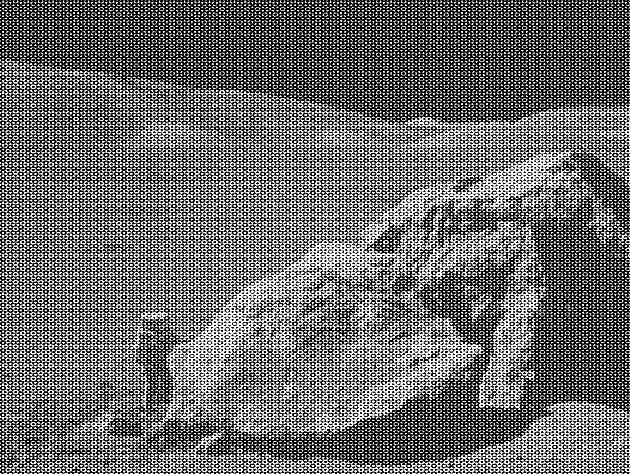
#> input picture docs/moonlanding.png, 630 x 474 px
$ jupyter execute --allow-errors Homework6.ipynb   (older library calls are emulated)
#> lines starting #> are read from the running program, lines starting #| are printed output that depends on the picture
[cell 1]
import numpy as np
import matplotlib.pyplot as plt
from matplotlib.colors import LogNorm
from scipy import fftpack
img = plt.imread('moonlanding.png')
#> img is the input picture: shape (474, 630) float32; min 0, max 1, mean 0.424
img2_ft = fftpack.fft2(img, axes = (0,1))
mask = [abs(img2_ft) > 3100]
img2_ft[tuple(mask)] = 0
img2 = fftpack.ifft2(img2_ft, axes = (0,1)).real
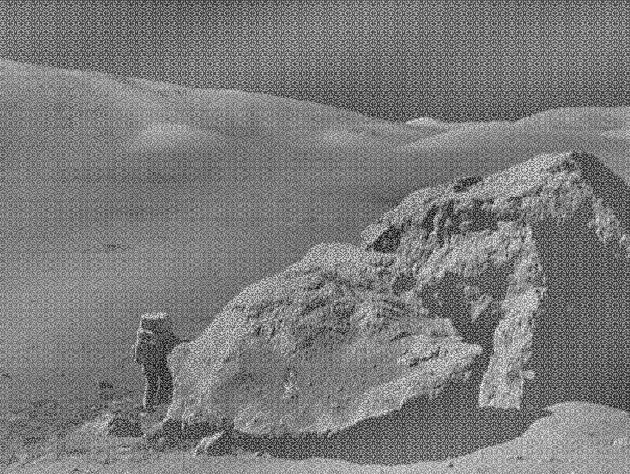
#> img2: shape (474, 630) float32; min -0.561, max 0.598, mean 2.04e-10; drawn with min black and max white
plt.figure(figsize = [10,15])
plt.imshow(img)
plt.title('Not denoised image')
plt.show()
plt.figure(figsize = [10,15])
plt.imshow(img2)
plt.title('Denoised image')
plt.show()

___Exercise: Curve fitting of temperature data___

[cell 2]
from scipy.optimize import curve_fit
def f(x, a, b, c, d):
    return a * np.cos(b*x + c) + d
max_ = np.array([17, 19, 21, 28, 33, 38, 37,37, 31, 23, 19, 18])
min_ = np.array([-62,-59,-56,-46,-32,-18,-9,-13,-25,-46,-52,-58])
time = np.array([1,2,3,4,5,6,7,8,9,10,11,12])
guess = [60, 1/4, -6,-60]
params, params_covariance = curve_fit(f, time, min_, guess)
guess = [20, 1/4, -6, 20]
params_, params_covariance_ = curve_fit(f, time, max_, guess)
plt.figure(figsize = [10,15])
plt.scatter(time,min_, label = "min")
plt.plot(time, f(time, params[0],params[1],params[2],params[3]), label = "min function")
plt.scatter(time,max_, label = "max")
plt.plot(time, f(time, params_[0],params_[1],params_[2],params_[3]), label = "max function")
plt.legend()
plt.show()
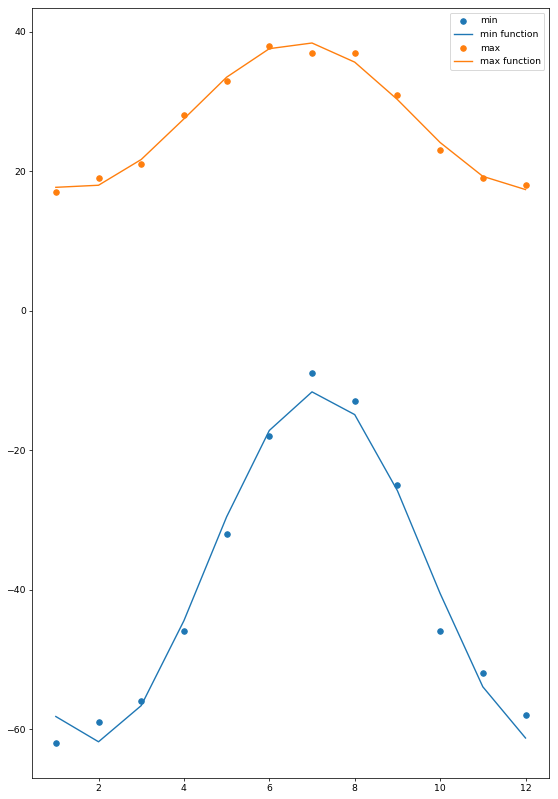
#> figure drawn by matplotlib, 1 panel; curve peaks at x = 7, y = -11.64; curve peaks at x = 7, y = 38.39

___Exercise: 2-D minimization___

[cell 3]
from mpl_toolkits.mplot3d import Axes3D
from scipy import optimize

def func(x):
    return (4 - 2.1 *x[0]*x[0]+x[0]*x[0]*x[0]*x[0]/3)*x[0]*x[0] + x[0]*x[1] + (4*x[1]*x[1]-4) * x[1]*x[1]
x = np.linspace(-2, 2)
y = np.linspace(-1, 1)
xg, yg = np.meshgrid(x, y)
fig = plt.figure()
ax = fig.add_subplot(111, projection='3d')
surf = ax.plot_surface(xg, yg, func([xg, yg]), rstride=1, cstride=1,
                       cmap=plt.cm.jet, linewidth=0, antialiased=False)
rranges = (slice(-2, 2, 0.25), slice(-1, 1, 0.25))
resbrute = optimize.brute(func, rranges, full_output=True, finish=optimize.fmin)
ax.set_xlabel('x')
ax.set_ylabel('y')
ax.set_zlabel('f(x, y)')
print("Global minimum = ", resbrute[0], "\n")
print("Function value = ", resbrute[1], "\n")
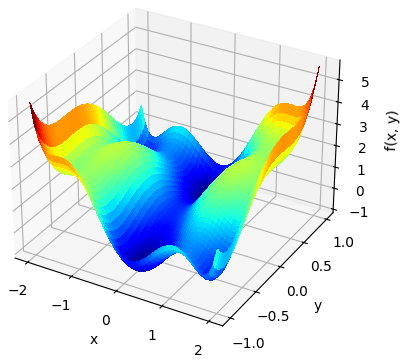
#> figure drawn by matplotlib, 1 panel

$ run again, with docs/MV_HFV_012.jpg saved as docs/moonlanding.png
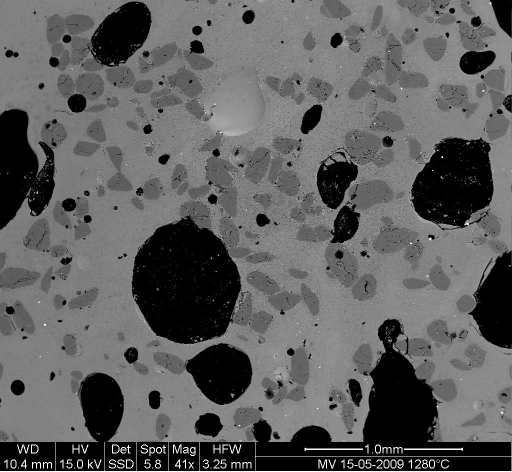
#> input picture docs/MV_HFV_012.jpg, 1024 x 943 px (shown at 1/2 size)
#> img is the input picture: shape (943, 1024) float32; min 0, max 1, mean 0.372
#> `img2 = fftpack.ifft2(img2_ft, axes = (0,1)).real`:
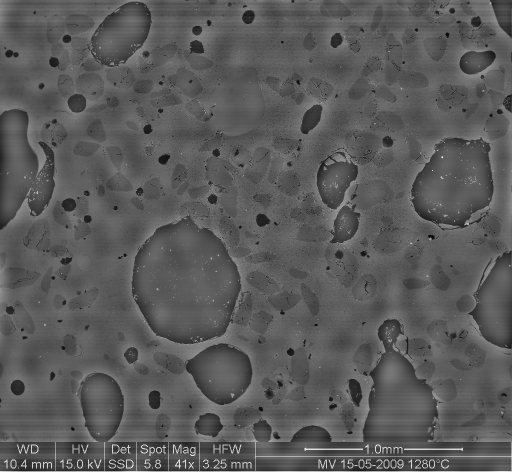
#> img2: shape (943, 1024) float32 (shown at 1/2 size); min -0.598, max 1.09, mean -6.32e-11; drawn with min black and max white
